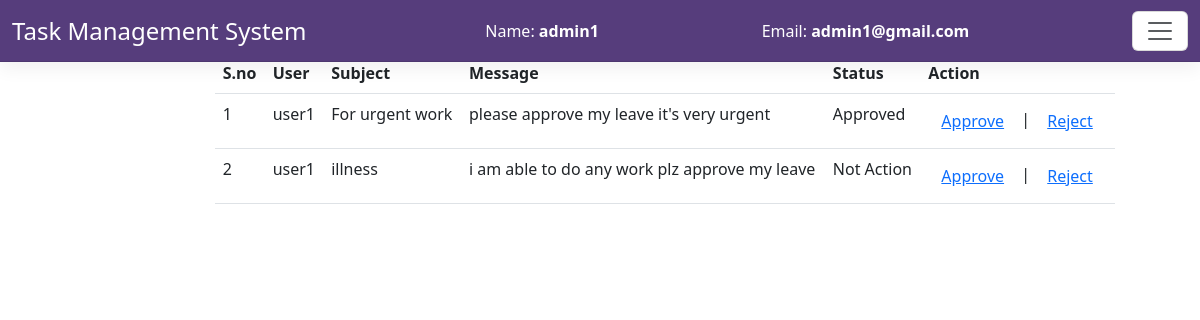
Page /admin/leaveapplication.php (signed in) on the committed database.
### tables this page shows
CREATE TABLE `leaves` (
  `lid` int(11) NOT NULL,
  `uid` int(10) NOT NULL,
  `subject` varchar(100) NOT NULL,
  `message` varchar(100) NOT NULL,
  `status` varchar(100) NOT NULL
);

CREATE TABLE `user` (
  `uid` int(10) NOT NULL,
  `name` varchar(100) NOT NULL,
  `email` varchar(100) NOT NULL,
  `mobile` bigint(10) NOT NULL,
  `password` varchar(100) NOT NULL
);

### admin/leaveapplication.php (the view, shortened to what this page needs)
<?php
include('../connect.php');
?>
<!doctype html>
<html lang="en">
  <head>
    <link href="https://cdn.jsdelivr.net/npm/bootstrap@5.3.0/dist/css/bootstrap.min.css" rel="stylesheet">
    <link href="https://getbootstrap.com/docs/5.3/assets/css/docs.css" rel="stylesheet">
    <link rel="stylesheet" href="../css/style.css">
  </head>
  <body class="p-3 m-0 border-0 bd-example m-0 border-0">
    <nav class="navbar bg-body-tertiary fixed-top usernav">
      <div class="container-fluid">
        <a class="navbar-brand" style="color:white; font-size:1.5rem;" href="userdashboard.php">Task Management System</a>
        <span style="color:white;">Name:  <b><?php   echo  $_SESSION['name'] ; ?></b></span>
        <span style="color:white;">Email:  <b><?php   echo  $_SESSION['email'] ; ?></b></span>        <button class="navbar-toggler" type="button" style="color: #563d7c  ; background-color:white;" data-bs-toggle="offcanvas" data-bs-target="#offcanvasNavbar" aria-controls="offcanvasNavbar" aria-label="Toggle navigation">
          <span class="navbar-toggler-icon"></span>
        </button>
      </div>
    </nav>
<center><h4>All leave application</h4></center>
    <div class="row">
    <div class="col-md-2">
     </div>
      <div class="col-md-8">
        <table class="table"   style="background-color:whitesmoke !important;  width:75vw;">
         <tr>
         <th>S.no</th>
         <th>User</th>
         <th>Subject</th>
         <th>Message</th>
         <th>Status</th>
         <th>Action</th>
         </tr>
         <?php
         $sno =1;
         $query = "SELECT * FROM leaves";
         $query_run = mysqli_query($con,$query);
         while ($row = mysqli_fetch_assoc($query_run)) {
            ?>
            <tr>
          <td> <?php   echo  $sno; ?></td>
          <?php
          $query3= "SELECT name from user  where uid = $row[uid]";
          $query3_run =mysqli_query($con,$query3);
          while($row3= mysqli_fetch_assoc($query3_run))
          {
            ?>
            <td>
                <?php
                  echo  $row3['name'];
                ?>
            </td>
            <?php
          }
          ?>
          <td> <?php   echo  $row['subject']; ?></td>
          <td> <?php   echo  $row['message']; ?></td>
          <td> <?php   echo   $row['status']; ?></td>
          <td>  <button class="btn "><a href="approveleave.php? id=<?php  echo  $row['lid']; ?>">Approve</a> </button>
                 | <button class="btn "><a href="rejectleave.php? id=<?php  echo  $row['lid']; ?>">Reject</a> </button></td>
          </tr>
         <?php
         $sno = $sno+1;
         }
         ?>
        </table>
      </div>
    </div>
  </body>
</html>

### css/style.css (style rules this page uses)
* { margin: 0; padding:0; box-sizing: border-box; }
.usernav { background-color: #563d7c !important; box-shadow: 0 0.5rem 1rem rgba(0,0,0,.05), inset 0 -1px 0 rgba(0,0,0,.1) !important; }

### rows in the picture
leaves: subject "For urgent work", message "please approve my leave it's very urgent", status "Approved"
user: name "user1"
leaves: subject "illness", message "i am able to do any work plz approve my leave", status "Not Action"

### other values in the picture
$_SESSION['name'] "admin1"
$_SESSION['email'] "admin1@gmail.com"
